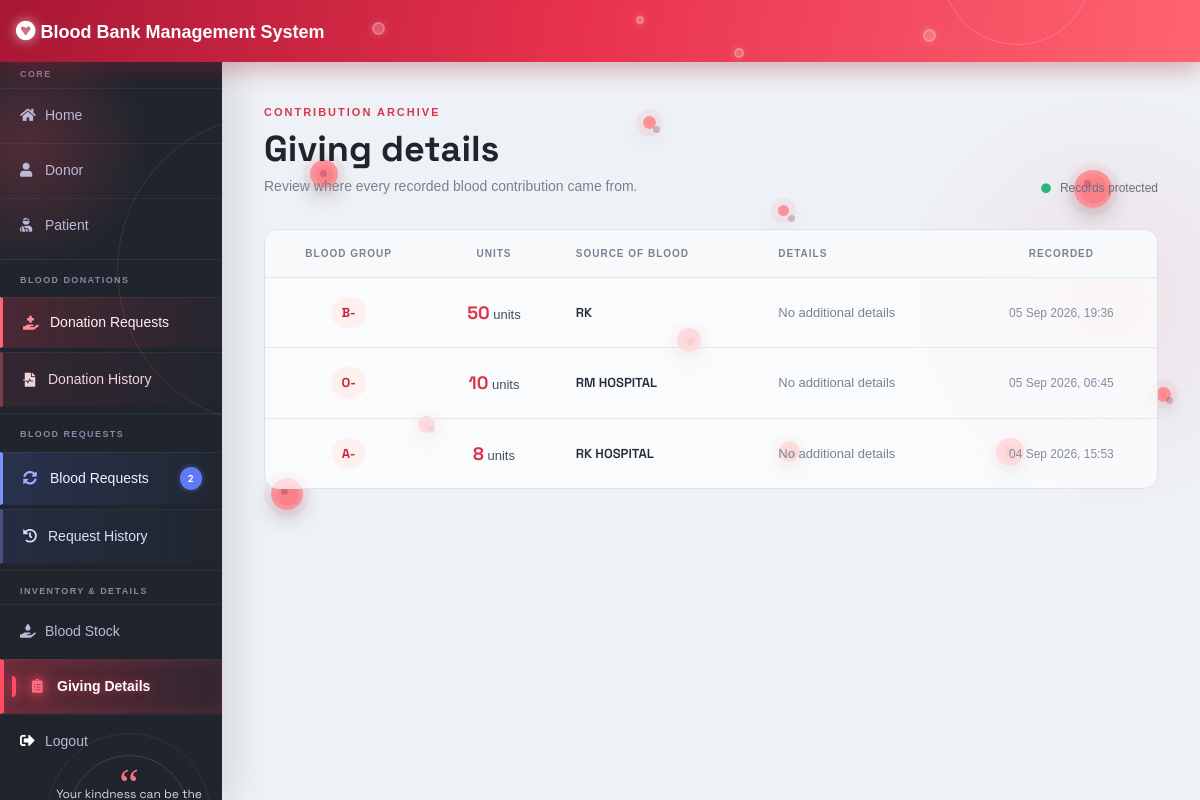
The page /admin-giving (signed in) on the database its author committed.
### blood/models.py (models this page shows, shortened)
class BloodGiving(models.Model):
    bloodgroup=models.CharField(max_length=10)
    unit=models.PositiveIntegerField(default=0)
    source=models.CharField(max_length=150)
    details=models.TextField(blank=True)
    date=models.DateTimeField(auto_now_add=True)

### blood/views.py (the view)
# urls.py: path('admin-giving', views.admin_giving_view,name='admin-giving'),
@login_required(login_url='adminlogin')
def admin_giving_view(request):
    giving=models.BloodGiving.objects.all().order_by('-date')
    return render(request,'blood/admin_giving.html',{'giving':giving})

### blood/context_processors.py (called while the page is built)
def pending_donations(request):
    if not request.user.is_authenticated:
        return {
            'pending_donation_count': 0,
            'pending_blood_request_count': 0,
        }
    return {
        'pending_donation_count': BloodDonate.objects.filter(status='Pending').count(),
        'pending_blood_request_count': BloodRequest.objects.filter(status='Pending').count(),
    }

### templates/blood/admin_giving.html
{% extends 'blood/adminbase.html' %}
{% block content %}
<div class="dashboard-main giving-page">
    {% include "blood/login_cells.html" %}
    <div class="dashboard-content">
        <div class="dashboard-heading">
            <div>
                <div class="dashboard-kicker">Contribution archive</div>
                <h1>Giving details</h1>
                <p>Review where every recorded blood contribution came from.</p>
            </div>
            <div class="dashboard-pulse"><i class="fas fa-circle"></i> Records protected</div>
        </div>
        <section class="giving-list">
            {% if giving %}
            <table class="giving-table">
                <thead><tr><th>Blood group</th><th>Units</th><th>Source of blood</th><th>Details</th><th>Recorded</th></tr></thead>
                <tbody>
                {% for record in giving %}
                <tr>
                    <td><span class="giving-group">{{record.bloodgroup}}</span></td>
                    <td><span class="giving-units">{{record.unit}}</span> units</td>
                    <td><span class="giving-source">{{record.source}}</span></td>
                    <td><div class="giving-details">{{record.details|default:"No additional details"}}</div></td>
                    <td><span class="giving-date">{{record.date|date:"d M Y, H:i"}}</span></td>
                </tr>
                {% endfor %}
                </tbody>
            </table>
            {% else %}
            <div class="empty-giving"><i class="fas fa-hand-holding-medical"></i><strong>No giving records yet</strong><br>New stock contributions will appear here.</div>
            {% endif %}
        </section>
    </div>
</div>
{% endblock content %}

### static/css/main.css (style rules this page uses)
html { -webkit-box-sizing: border-box; -moz-box-sizing: border-box; box-sizing: border-box; }
* { padding: 0; margin: 0; }
*, *:before, *:after { -webkit-box-sizing: inherit; -moz-box-sizing: inherit; box-sizing: inherit; }
body, h1, h2, h3, h4, h5, h6, blockquote, p, pre, dl, dd, ol, ul, figure, hr, fieldset, legend { margin: 0; padding: 0; }
table { border-collapse: collapse; border-spacing: 0; }
body { font-family: "Open Sans", "Arial", "Helvetica Neue", sans-serif; font-weight: 400; font-size: 14px; }
h1, h2, h3, h4, h5, h6 { font-weight: 400; }
h1 { font-size: 36px; }

### templates/blood/adminbase.html (style rules this page uses)
* { margin: 0; padding: 0; box-sizing: border-box; list-style: none; text-decoration: none; font-family: 'Josefin Sans', sans-serif; }
body { background: #eef1f6; color: #20252d; font-family: 'DM Sans', sans-serif; }
.dashboard-main { position: relative; }
.dashboard-main { position: relative; width: 100%; display: flex; flex-direction: column; align-items: center; }
.dashboard-main::before { background: radial-gradient(circle, rgba(255, 55, 77, .08), transparent 70%); content: ''; height: 420px; pointer-events: none; position: fixed; right: -120px; top: 90px; width: 420px; }
.dashboard-content { max-width: 1320px; padding: 42px 42px 65px; position: relative; z-index: 1; }
.dashboard-content { max-width: 1380px; width: 100%; margin: 0 auto; padding: 42px 42px 65px; position: relative; z-index: 1; box-sizing: border-box; }
.dashboard-heading { align-items: flex-end; display: flex; justify-content: space-between; margin-bottom: 32px; }
.dashboard-kicker { color: #d9364d; font-size: 11px; font-weight: 700; letter-spacing: 2px; text-transform: uppercase; }
.dashboard-heading h1 { color: #20252d; font-family: 'Space Grotesk', sans-serif; font-size: 36px; font-weight: 700; margin: 7px 0 5px; }
.dashboard-heading p { color: #78818e; font-size: 14px; margin: 0; }
.dashboard-pulse { align-items: center; color: #66717f; display: flex; font-size: 12px; gap: 9px; }
.dashboard-pulse i { animation: pulse-dot 2s ease-in-out infinite; color: #2cb67d; font-size: 10px; }
.giving-page .dashboard-content { max-width: 1320px; }
.giving-list { background: rgba(255, 255, 255, .68); border: 1px solid #dce2e9; border-radius: 14px; overflow: hidden; }
.giving-table { border-collapse: collapse; width: 100%; }
.giving-page .dashboard-content { max-width: 1380px; margin: 0 auto; width: 100%; }
.giving-list { background: rgba(255, 255, 255, .68); border: 1px solid #dce2e9; border-radius: 14px; overflow-x: auto; -webkit-overflow-scrolling: touch; scrollbar-width: thin; scrollbar-color: #f1a0a7 #f7f9fb; }
.giving-table { border-collapse: collapse; min-width: 720px; width: 100%; }
.giving-table th { background: #f7f9fb; color: #7a8490; font-size: 10px; letter-spacing: 1px; padding: 16px 20px; text-align: left; text-transform: uppercase; }
.giving-table td { border-top: 1px solid #e4e8ed; color: #45505e; font-size: 13px; padding: 19px 20px; vertical-align: top; }
.giving-table td { border-top: 1px solid #e4e8ed; color: #45505e; font-size: 13px; padding: 19px 20px; vertical-align: middle; }
.giving-table th:nth-child(1), .giving-table td:nth-child(1), .giving-table th:nth-child(2), .giving-table td:nth-child(2), .giving-table th:nth-child(5), .giving-table td:nth-child(5) { text-align: center; }
.giving-table tbody tr { animation: table-row-in .5s ease both; transition: background .2s ease; }
.giving-source { color: #222c38; font-family: 'Space Grotesk', sans-serif; font-weight: 600; }
.giving-group { background: #fff0f0; border-radius: 20px; color: #c52940; display: inline-block; font-family: 'Space Grotesk', sans-serif; font-weight: 700; padding: 6px 10px; }
.giving-units { color: #d9364d; font-family: 'Space Grotesk', sans-serif; font-size: 18px; font-weight: 700; }
.giving-date { color: #82909d; font-size: 12px; white-space: nowrap; }
.giving-details { color: #7a8490; line-height: 1.5; max-width: 370px; }

### rows shown on the page
BloodGiving: bloodgroup "B-", unit "50", source "RK", details "No additional details", date "05 Sep 2026, 19:36"
BloodGiving: bloodgroup "O-", unit "10", source "RM HOSPITAL", details "No additional details", date "05 Sep 2026, 06:45"
BloodGiving: bloodgroup "A-", unit "8", source "RK HOSPITAL", details "No additional details", date "04 Sep 2026, 15:53"

### other values the page prints
{{ pending_blood_request_count }} "2"
